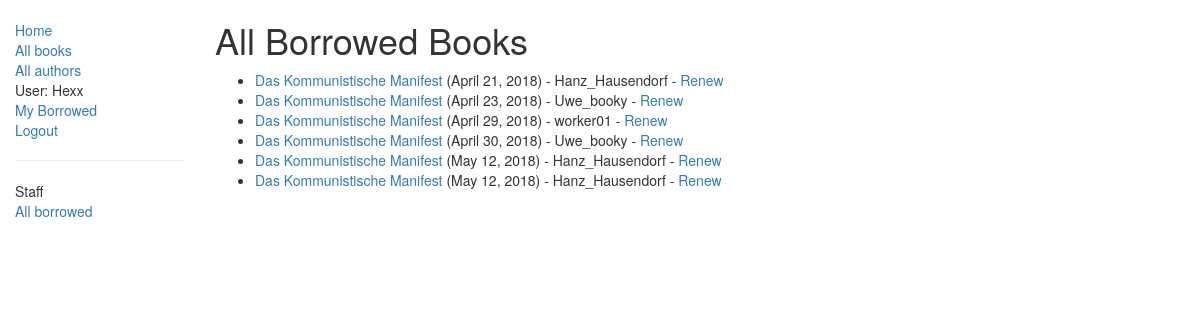
Page /catalog/borrowed/ (signed in) on the committed database.
### catalog/models.py (models this page shows, shortened)
class BookInstance(models.Model):
    id = models.UUIDField(primary_key=True, default=uuid.uuid4, help_text="Unique ID for this particular book across whole library")
    book = models.ForeignKey('Book', on_delete=models.SET_NULL, null=True)
    imprint = models.CharField(max_length=200)
    due_back = models.DateField(null=True, blank=True)
    borrower = models.ForeignKey(User, on_delete=models.SET_NULL, null=True, blank=True)
    LOAN_STATUS = (
        ('m', 'Maintenance'),
        ('o', 'On loan'),
        ('a', 'Available'),
        ('r', 'Reserved'),
    )
    status = models.CharField(max_length=1, choices=LOAN_STATUS, blank=True, default='m', help_text='Book availability')
    class Meta:
        ordering = ["due_back"]
        permissions = (("can_mark_returned", "Set book as returned"),)
    @property
    def is_overdue(self):
        if self.due_back and date.today() > self.due_back:
            return True
        return False

class Book(models.Model):
    title = models.CharField(max_length=200)
    author = models.ForeignKey('Author', on_delete=models.SET_NULL, null=True)
    summary = models.TextField(max_length=1000, help_text='Enter a brief description of the book')
    isbn = models.CharField('ISBN',max_length=13, help_text='13 Character <a href="https://www.isbn-international.org/content/what-isbn">ISBN number</a>')
    genre = models.ManyToManyField(Genre, help_text='Select a genre for this book')
    language = models.ForeignKey('Language', on_delete=models.SET_NULL, null=True)

### catalog/views.py (the view)
# urls.py: path('borrowed/', views.LoanedBooksAllListView.as_view(), name='all-borrowed'),
class LoanedBooksAllListView(PermissionRequiredMixin,generic.ListView):
    model = BookInstance
    permission_required = 'catalog.can_mark_returned'
    template_name ='catalog/bookinstance_list_borrowed_all.html'
    paginate_by = 10
    def get_queryset(self):
        return BookInstance.objects.filter(status__exact='o').order_by('due_back')

### catalog/templates/catalog/bookinstance_list_borrowed_all.html
{% extends "base_generic.html" %}
{% block content %}
    <h1>All Borrowed Books</h1>
    {% if bookinstance_list %}
    <ul>
      {% for bookinst in bookinstance_list %}
      <li class="{% if bookinst.is_overdue %}text-danger{% endif %}">
        <a href="{% url 'book-detail' bookinst.book.pk %}">{{bookinst.book.title}}</a> ({{ bookinst.due_back }}) {% if user.is_staff %}- {{ bookinst.borrower }}{% endif %} {% if perms.catalog.can_mark_returned %}- <a href="{% url 'renew-book-librarian' bookinst.id %}">Renew</a>  {% endif %}
      </li>
      {% endfor %}
    </ul>
    {% else %}
      <p>There are no books borrowed.</p>
    {% endif %}
{% endblock %}

### catalog/templates/base_generic.html (shortened to what this page needs)
<!DOCTYPE html>
<html lang="en">
<head>
  <link rel="stylesheet" href="https://maxcdn.bootstrapcdn.com/bootstrap/3.3.7/css/bootstrap.min.css">
  {% load static %}
  <link rel="stylesheet" href="{% static 'css/styles.css' %}">
</head>
<body>
  <div class="container-fluid">
    <div class="row">
      <div class="col-sm-2">
      {% block sidebar %}
      <ul class="sidebar-nav">
          <li><a href="{% url 'index' %}">Home</a></li>
          <li><a href="{% url 'books' %}">All books</a></li>
          <li><a href="{% url 'authors' %}">All authors</a></li>
	 {% if user.is_authenticated %}
     <li>User: {{ user.get_username }}</li>
	 <li><a href="{% url 'my-borrowed' %}">My Borrowed</a></li>
     <li><a href="{% url 'logout'%}?next={{request.path}}">Logout</a></li>
   {% else %}
     <li><a href="{% url 'login'%}?next={{request.path}}">Login</a></li>
   {% endif %}
  </ul>
  {% if user.is_staff %}
   <hr />
   <ul class="sidebar-nav">
   <li>Staff</li>
   {% if perms.catalog.can_mark_returned %}
   <li><a href="{% url 'all-borrowed' %}">All borrowed</a></li>
   {% endif %}
   </ul>
    {% endif %}
     {% endblock %}
      </div>
      <div class="col-sm-10 ">
      {% block content %}{% endblock %}
      </div>
    </div>
  </div>
</body>
</html>

### catalog/static/css/styles.css (style rules this page uses)
.sidebar-nav { margin-top: 20px; padding: 0; list-style: none; }

### rows in the picture
BookInstance: book "Das Kommunistische Manifest", due_back "April 21, 2018", borrower "Hanz_Hausendorf"
BookInstance: book "Das Kommunistische Manifest", due_back "April 23, 2018", borrower "Uwe_booky"
BookInstance: book "Das Kommunistische Manifest", due_back "April 29, 2018", borrower "worker01"
BookInstance: book "Das Kommunistische Manifest", due_back "April 30, 2018", borrower "Uwe_booky"
BookInstance: book "Das Kommunistische Manifest", due_back "May 12, 2018", borrower "Hanz_Hausendorf"
BookInstance: book "Das Kommunistische Manifest", due_back "May 12, 2018", borrower "Hanz_Hausendorf"

### other values in the picture
{{ user.get_username }} "Hexx"
